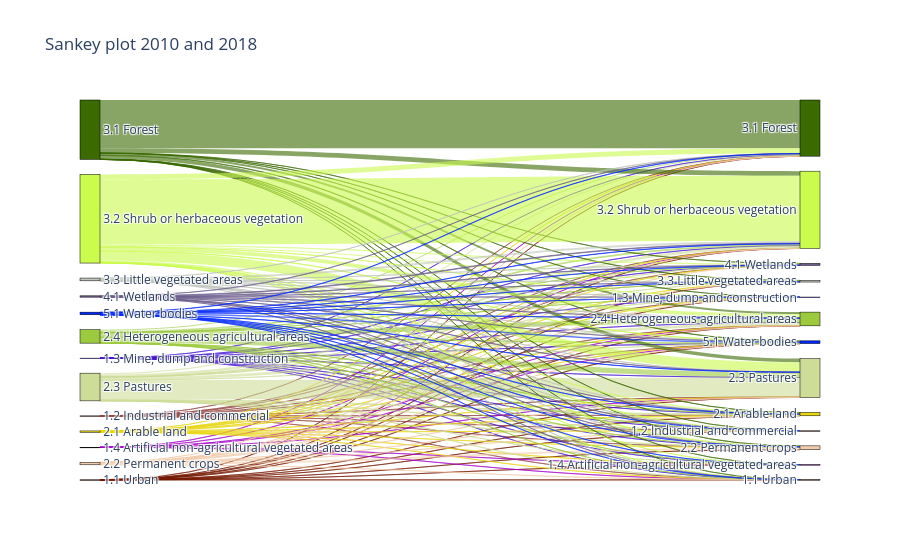

The code cell stored with this chart in its notebook:
### Code cell
inter2 = inter2.rename(columns={'level2_1': 'Date1','level2_2':'Date2'})

label_set = set()
links = []

def add_links(inter2, col_from, col_to):
    temp = inter2.groupby([col_from, col_to])["area"].sum().reset_index()
    for _, row in temp.iterrows():
        source = f"{col_from}_{row[col_from]}"
        target = f"{col_to}_{row[col_to]}"
        value = row["area"]
        label_set.update([source, target])
        links.append((source, target, value))

add_links(inter2, "Date1", "Date2")

# Asignar índices
labels = list(label_set)
label_to_index = {label: i for i, label in enumerate(labels)}

source = [label_to_index[s] for s, t, v in links]
target = [label_to_index[t] for s, t, v in links]
value = [v for s, t, v in links]

# Diccionario de colores
color_dict = {
    "1.1 Urban": "#761800",
    "1.2 Industrial and commercial": "#934741",
    "1.3 Mine, dump and construction": "#4616d4",
    "1.4 Artificial non-agricultural vegetated areas": "#A600CC",
    "2.1 Arable land": "#e8d610",
    "2.2 Permanent crops": "#F2CCAA",
    "2.3 Pastures": "#cddc97",
    "2.4 Heterogeneous agricultural areas": "#9BCA3E",
    "3.1 Forest": "#3a6a00",
    "3.2 Shrub or herbaceous vegetation": "#cafb4d",
    "3.3 Little vegetated areas": "#bfc5b9",
    "4.1 Wetlands": "#6b5c8c",
    "5.1 Water bodies": "#0127ff",
    "9.9 Unknown": "#808080"
}

display_labels = [label.split("_", 1)[1] for label in labels]

# Colores para los nodos
colors = []
for label in labels:
    class_name = label.split("_", 1)[1].strip()
    colors.append(color_dict.get(class_name, "gray"))

def hex_to_rgba(hex_color, alpha=0.6):
    hex_color = hex_color.lstrip("#")
    r, g, b = tuple(int(hex_color[i:i+2], 16) for i in (0, 2, 4))
    return f"rgba({r},{g},{b},{alpha})"

missing_classes = set()
for s, t, v in links:
    class_name = s.split("_", 1)[1].strip()
    if class_name not in color_dict:
        missing_classes.add(class_name)

link_colors = []
for s, t, v in links:
    class_name = s.split("_", 1)[1].strip()
    hex_color = color_dict.get(class_name, "#999999")
    link_colors.append(hex_to_rgba(hex_color))

# Crear el Sankey plot
fig = go.Figure(data=[go.Sankey(
    arrangement="snap",
    node=dict(
        pad=15,
        thickness=20,
        line=dict(color="black", width=0.5),
        label=display_labels,
        color=colors
    ),
    link=dict(
        source=source,
        target=target,
        value=value,
        color=link_colors
    )
)])

fig.update_layout(
    title_text="Sankey plot 2010 and 2018",
    font_size=12
)

### Figure 1 — Plotly figure (JSON) as saved in the notebook; plotly's stock layout.template omitted (floating-point values rounded to 4 significant figures; data arrays with more than 128 entries replaced by an {"elided": "..."} marker saying what was removed)
{"data": [{"arrangement": "snap", "link": {"color": {"elided": "156 str values"}, "source": {"elided": "156 int values"}, "target": {"elided": "156 int values"}, "value": {"elided": "156 float values"}}, "node": {"color": ["#3a6a00", "#761800", "#3a6a00", "#934741", "#4616d4", "#cddc97", "#F2CCAA", "#bfc5b9", "#934741", "#0127ff", "#A600CC", "#cafb4d", "#6b5c8c", "#e8d610", "#4616d4", "#9BCA3E", "#bfc5b9", "#0127ff", "#9BCA3E", "#6b5c8c", "#e8d610", "#761800", "#cafb4d", "#F2CCAA", "#A600CC", "#cddc97"], "label": ["3.1 Forest", "1.1 Urban", "3.1 Forest", "1.2 Industrial and commercial", "1.3 Mine, dump and construction", "2.3 Pastures", "2.2 Permanent crops", "3.3 Little vegetated areas", "1.2 Industrial and commercial", "5.1 Water bodies", "1.4 Artificial non-agricultural vegetated areas", "3.2 Shrub or herbaceous vegetation", "4.1 Wetlands", "2.1 Arable land", "1.3 Mine, dump and construction", "2.4 Heterogeneous agricultural areas", "3.3 Little vegetated areas", "5.1 Water bodies", "2.4 Heterogeneous agricultural areas", "4.1 Wetlands", "2.1 Arable land", "1.1 Urban", "3.2 Shrub or herbaceous vegetation", "2.2 Permanent crops", "1.4 Artificial non-agricultural vegetated areas", "2.3 Pastures"], "line": {"color": "black", "width": 0.5}, "pad": 15, "thickness": 20}, "type": "sankey"}], "layout": {"font": {"size": 12}, "title": {"text": "Sankey plot 2010 and 2018"}}}
